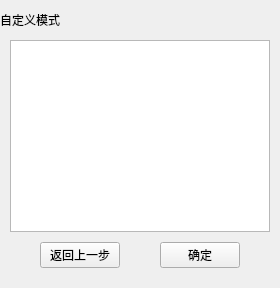
             <widget class="QWidget" name="pCustomModePage">
              <property name="sizePolicy">
               <sizepolicy hsizetype="Expanding" vsizetype="Expanding">
                <horstretch>0</horstretch>
                <verstretch>0</verstretch>
               </sizepolicy>
              </property>
              <property name="styleSheet">
               <string notr="true">font: 16pt &quot;等线&quot;;</string>
              </property>
              <layout class="QVBoxLayout" name="verticalLayout_2">
               <property name="spacing">
                <number>0</number>
               </property>
               <property name="leftMargin">
                <number>0</number>
               </property>
               <property name="topMargin">
                <number>0</number>
               </property>
               <property name="rightMargin">
                <number>0</number>
               </property>
               <property name="bottomMargin">
                <number>0</number>
               </property>
               <item>
                <spacer name="verticalSpacer_7">
                 <property name="orientation">
                  <enum>Qt::Vertical</enum>
                 </property>
                 <property name="sizeType">
                  <enum>QSizePolicy::Fixed</enum>
                 </property>
                 <property name="sizeHint" stdset="0">
                  <size>
                   <width>20</width>
                   <height>10</height>
                  </size>
                 </property>
                </spacer>
               </item>
               <item>
                <layout class="QHBoxLayout" name="pCustomModePageTitleLayout">
                 <property name="spacing">
                  <number>0</number>
                 </property>
                 <item>
                  <widget class="QLabel" name="pCustomModePageTitle">
                   <property name="sizePolicy">
                    <sizepolicy hsizetype="Expanding" vsizetype="Preferred">
                     <horstretch>0</horstretch>
                     <verstretch>0</verstretch>
                    </sizepolicy>
                   </property>
                   <property name="styleSheet">
                    <string notr="true">font: 16pt &quot;等线&quot;;</string>
                   </property>
                   <property name="text">
                    <string>自定义模式</string>
                   </property>
                  </widget>
                 </item>
                 <item>
                  <spacer name="horizontalSpacer_15">
                   <property name="orientation">
                    <enum>Qt::Horizontal</enum>
                   </property>
                   <property name="sizeHint" stdset="0">
                    <size>
                     <width>40</width>
                     <height>20</height>
                    </size>
                   </property>
                  </spacer>
                 </item>
                </layout>
               </item>
               <item>
                <spacer name="verticalSpacer_8">
                 <property name="orientation">
                  <enum>Qt::Vertical</enum>
                 </property>
                 <property name="sizeType">
                  <enum>QSizePolicy::Fixed</enum>
                 </property>
                 <property name="sizeHint" stdset="0">
                  <size>
                   <width>20</width>
                   <height>10</height>
                  </size>
                 </property>
                </spacer>
               </item>
               <item>
                <layout class="QHBoxLayout" name="pCustomTableWidgetLayout">
                 <property name="spacing">
                  <number>0</number>
                 </property>
                 <item>
                  <spacer name="horizontalSpacer_11">
                   <property name="orientation">
                    <enum>Qt::Horizontal</enum>
                   </property>
                   <property name="sizeType">
                    <enum>QSizePolicy::Fixed</enum>
                   </property>
                   <property name="sizeHint" stdset="0">
                    <size>
                     <width>10</width>
                     <height>20</height>
                    </size>
                   </property>
                  </spacer>
                 </item>
                 <item>
                  <widget class="QTableWidget" name="pCustomTableWidget"/>
                 </item>
                 <item>
                  <spacer name="horizontalSpacer_12">
                   <property name="orientation">
                    <enum>Qt::Horizontal</enum>
                   </property>
                   <property name="sizeType">
                    <enum>QSizePolicy::Fixed</enum>
                   </property>
                   <property name="sizeHint" stdset="0">
                    <size>
                     <width>10</width>
                     <height>20</height>
                    </size>
                   </property>
                  </spacer>
                 </item>
                </layout>
               </item>
               <item>
                <spacer name="verticalSpacer_9">
                 <property name="orientation">
                  <enum>Qt::Vertical</enum>
                 </property>
                 <property name="sizeType">
                  <enum>QSizePolicy::Fixed</enum>
                 </property>
                 <property name="sizeHint" stdset="0">
                  <size>
                   <width>20</width>
                   <height>10</height>
                  </size>
                 </property>
                </spacer>
               </item>
               <item>
                <layout class="QHBoxLayout" name="horizontalLayout_2">
                 <property name="spacing">
                  <number>0</number>
                 </property>
                 <item>
                  <spacer name="horizontalSpacer_13">
                   <property name="orientation">
                    <enum>Qt::Horizontal</enum>
                   </property>
                   <property name="sizeHint" stdset="0">
                    <size>
                     <width>40</width>
                     <height>20</height>
                    </size>
                   </property>
                  </spacer>
                 </item>
                 <item>
                  <widget class="QPushButton" name="pCustomReturnButton">
                   <property name="styleSheet">
                    <string notr="true">font: 16pt &quot;等线&quot;;</string>
                   </property>
                   <property name="text">
                    <string>返回上一步</string>
                   </property>
                  </widget>
                 </item>
                 <item>
                  <spacer name="horizontalSpacer_22">
                   <property name="orientation">
                    <enum>Qt::Horizontal</enum>
                   </property>
                   <property name="sizeHint" stdset="0">
                    <size>
                     <width>40</width>
                     <height>20</height>
                    </size>
                   </property>
                  </spacer>
                 </item>
                 <item>
                  <widget class="QPushButton" name="pCustomNextButton">
                   <property name="styleSheet">
                    <string notr="true">font: 16pt &quot;等线&quot;;</string>
                   </property>
                   <property name="text">
                    <string>确定</string>
                   </property>
                  </widget>
                 </item>
                 <item>
                  <spacer name="horizontalSpacer_23">
                   <property name="orientation">
                    <enum>Qt::Horizontal</enum>
                   </property>
                   <property name="sizeHint" stdset="0">
                    <size>
                     <width>40</width>
                     <height>20</height>
                    </size>
                   </property>
                  </spacer>
                 </item>
                </layout>
               </item>
               <item>
                <spacer name="verticalSpacer_10">
                 <property name="orientation">
                  <enum>Qt::Vertical</enum>
                 </property>
                 <property name="sizeType">
                  <enum>QSizePolicy::Fixed</enum>
                 </property>
                 <property name="sizeHint" stdset="0">
                  <size>
                   <width>20</width>
                   <height>20</height>
                  </size>
                 </property>
                </spacer>
               </item>
              </layout>
             </widget>
